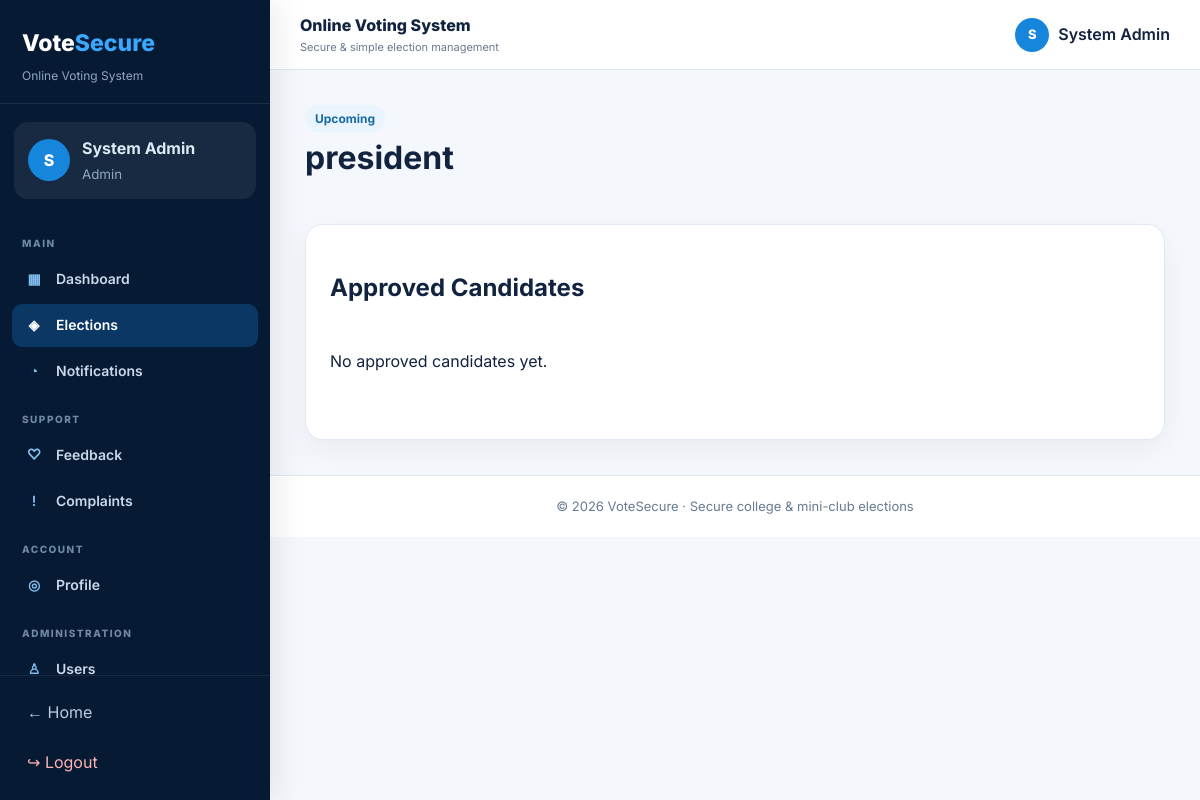
/election/3 (signed in), run on the app's committed database.
### tables this page shows
CREATE TABLE users(id INTEGER PRIMARY KEY AUTOINCREMENT,name TEXT NOT NULL,email TEXT UNIQUE NOT NULL,password_hash TEXT NOT NULL,role TEXT NOT NULL CHECK(role IN ('voter','candidate','admin')),phone TEXT,language TEXT DEFAULT 'English',accessibility INTEGER DEFAULT 0,is_active INTEGER DEFAULT 1,created_at TEXT NOT NULL);

CREATE TABLE elections(id INTEGER PRIMARY KEY AUTOINCREMENT,title TEXT NOT NULL,description TEXT,start_at TEXT NOT NULL,end_at TEXT NOT NULL,status TEXT NOT NULL DEFAULT 'Draft',created_by INTEGER,created_at TEXT NOT NULL,FOREIGN KEY(created_by) REFERENCES users(id));

### app.py (the view, shortened to what this page needs)
@app.route('/election/<int:eid>')
@login_required
def election_detail(eid):
    e = q(
        'SELECT * FROM elections WHERE id=?',
        (eid,),
        True
    )
    if not e:
        abort(404)
    noms = q(
        '''
        SELECT
            n.*,
            u.name candidate_name,
            u.email
        FROM nominations n
        JOIN users u
            ON u.id=n.candidate_id
        WHERE n.election_id=?
        AND n.status='Approved'
        ORDER BY u.name
        ''',
        (eid,)
    )
    voted = None
    return render_template(
        'election_detail.html',
        e=e,
        noms=noms,
        voted=voted
    )

### app.py (called while the page is built, shortened)
def get_db():
    if 'db' not in g:
        os.makedirs(
            os.path.dirname(DB_PATH),
            exist_ok=True
        )
        g.db = sqlite3.connect(DB_PATH)
        g.db.row_factory = sqlite3.Row
        g.db.execute(
            'PRAGMA foreign_keys=ON'
        )
    return g.db

def q(sql, args=(), one=False):
    cur = get_db().execute(sql, args)
    rows = cur.fetchall()
    cur.close()
    if one:
        return rows[0] if rows else None
    return rows

def login_required(fn):
    @wraps(fn)
    def wrap(*a, **kw):
        return fn(*a, **kw)
    return wrap

@app.context_processor
def common():
    unread = 0
    if session.get('user_id'):
        row = q(
            '''
            SELECT COUNT(*) AS c
            FROM notifications
            WHERE user_id=? AND is_read=0
            ''',
            (session['user_id'],),
            True
        )
        unread = row['c'] if row else 0
    current_user = None
    if session.get('user_id'):
        current_user = q(
            'SELECT * FROM users WHERE id=?',
            (session['user_id'],),
            True
        )
    return {
        'unread_notifications': unread,
        'current_user': current_user
    }

### templates/election_detail.html (shortened to what this page needs)
{% extends 'base.html' %}{% block content %}<div class="page-head">
<div>
    <span class="badge">{{e.status}}</span>
    <h1>{{e.title}}</h1>
</div>{% if session.role=='voter' and e.status=='Active' and not voted %}<a class="btn" href="{{url_for('vote',eid=e.id)}}">Cast Vote</a>{% endif %}</div>
<section class="card">
    <h2>Approved Candidates</h2>
    <div class="grid two">{% for n in noms %}<div class="candidate">
        <h3>{{n.candidate_name}}</h3>
        <p>{{n.manifesto}}</p>
    </div>{% else %}<p>No approved candidates yet.</p>{% endfor %}</div>
</section>{% endblock %}

### templates/base.html (shortened to what this page needs)
<!doctype html>
<html lang="en">
<head>
    <link rel="stylesheet" href="{{ url_for('static', filename='css/style.css') }}">
</head>
<body>
    {% if current_user %}
        <div class="app-layout">
            <aside class="sidebar" id="sidebar">
                <div class="sidebar-brand">
                    <a href="{{ url_for('dashboard') }}" class="brand">Vote<span>Secure</span></a>
                    <p>Online Voting System</p>
                </div>
                <div class="sidebar-user">
                    <div class="avatar">{{ session.name[:1]|upper }}</div>
                    <div>
                        <strong>{{ session.name }}</strong>
                        <small>{{ session.role|capitalize }}</small>
                    </div>
                </div>
                <nav class="sidebar-nav" aria-label="Dashboard navigation">
                    <p class="nav-section-title">MAIN</p>
                    <a class="{% if request.endpoint in ['dashboard', 'voter_dashboard', 'candidate_dashboard', 'admin_dashboard'] %}active{% endif %}" href="{{ url_for('dashboard') }}">
                        <span>▦</span> Dashboard
                    </a>
                    <a class="{% if request.endpoint in ['elections', 'election_detail', 'vote', 'confirmation'] %}active{% endif %}" href="{{ url_for('elections') }}">
                        <span>◈</span> Elections
                    </a>
                    <a class="{% if request.endpoint == 'notifications' %}active{% endif %}" href="{{ url_for('notifications') }}">
                        <span>◔</span> Notifications
                    </a>
                    <p class="nav-section-title">SUPPORT</p>
                    <a class="{% if request.endpoint == 'feedback' %}active{% endif %}" href="{{ url_for('feedback') }}">
                        <span>♡</span> Feedback
                    </a>
                    <a class="{% if request.endpoint == 'complaints' %}active{% endif %}" href="{{ url_for('complaints') }}">
                        <span>!</span> Complaints
                    </a>
                    <p class="nav-section-title">ACCOUNT</p>
                    <a class="{% if request.endpoint == 'profile' %}active{% endif %}" href="{{ url_for('profile') }}">
                        <span>◎</span> Profile
                    </a>
                    {% if session.role == 'admin' %}
                        <p class="nav-section-title">ADMINISTRATION</p>
                        <a class="{% if request.endpoint == 'admin_users' %}active{% endif %}" href="{{ url_for('admin_users') }}">
                            <span>♙</span> Users
                        </a>
                    {% endif %}
                </nav>
                <div class="sidebar-bottom">
                    <a href="{{ url_for('index') }}">← Home</a>
                    <a href="{{ url_for('logout') }}" class="logout-link">↪ Logout</a>
                </div>
            </aside>
            <div class="dashboard-area">
                <header class="dashboard-topbar">
                    <div>
                        <span class="topbar-title">Online Voting System</span>
                        <small>Secure &amp; simple election management</small>
                    </div>
                    <a href="{{ url_for('profile') }}" class="topbar-profile">
                        <span class="avatar small">{{ session.name[:1]|upper }}</span>
                        <span>{{ session.name }}</span>
                    </a>
                </header>
                <main class="dashboard-content">
    {% endif %}
    {% block content %}{% endblock %}
    {% if current_user %}
                </main>
                <footer class="dashboard-footer">
                    © 2026 VoteSecure · Secure college &amp; mini-club elections
                </footer>
            </div>
        </div>
    {% else %}
        </main>
        <footer>
            © 2026 VoteSecure · Secure college &amp; mini-club elections
        </footer>
    {% endif %}
</body>
</html>

### static/css/style.css (style rules this page uses)
:root { --navy: #061a33; --blue: #0879d1; --blue-dark: #075fa5; --blue-soft: #e8f3fc; --text: #12233f; --muted: #687b90; --border: #e0e8f1; --bg: #f4f7fb; --white: #ffffff; --success: #176b3a; --danger: #a62929; }
* { box-sizing: border-box; }
html { scroll-behavior: smooth; }
body { margin: 0; font-family: Inter, Arial, sans-serif; background: var(--bg); color: var(--text); line-height: 1.6; }
a { color: var(--blue); }
.brand { color: var(--white); text-decoration: none; font-size: 23px; font-weight: 800; }
.brand span { color: #3aa8ff; }
.app-layout { min-height: 100vh; display: flex; }
.sidebar { width: 270px; min-width: 270px; background: #061a33; color: #dce9f7; display: flex; flex-direction: column; position: fixed; inset: 0 auto 0 0; z-index: 100; box-shadow: 8px 0 30px rgba(6, 26, 51, 0.08); }
.sidebar-brand { padding: 25px 22px 18px; border-bottom: 1px solid rgba(255, 255, 255, 0.08); }
.sidebar-brand p { margin: 4px 0 0; color: #8fa8c2; font-size: 12px; }
.sidebar-user { margin: 18px 14px; padding: 14px; border-radius: 14px; background: rgba(255, 255, 255, 0.07); display: flex; align-items: center; gap: 12px; }
.sidebar-user strong, .sidebar-user small { display: block; }
.sidebar-user small { color: #8fa8c2; margin-top: 2px; }
.avatar { width: 42px; height: 42px; border-radius: 50%; display: grid; place-items: center; flex: 0 0 auto; background: #1685dc; color: #fff; font-weight: 800; }
.avatar.small { width: 34px; height: 34px; font-size: 13px; }
.sidebar-nav { padding: 0 12px; overflow-y: auto; }
.nav-section-title { margin: 18px 10px 7px; color: #6f89a4; font-size: 10px; font-weight: 800; letter-spacing: 1.5px; }
.sidebar-nav a { display: flex; align-items: center; gap: 12px; min-height: 43px; padding: 10px 12px; margin: 3px 0; border-radius: 10px; color: #c9d9e9; text-decoration: none; font-size: 14px; font-weight: 600; transition: 0.2s ease; }
.sidebar-nav a span { width: 20px; text-align: center; color: #82bff0; }
.sidebar-nav a:hover, .sidebar-nav a.active { background: #0b3765; color: #fff; }
.sidebar-nav a.active span { color: #fff; }
.sidebar-bottom { margin-top: auto; padding: 15px; border-top: 1px solid rgba(255, 255, 255, 0.08); display: grid; gap: 7px; }
.sidebar-bottom a { color: #b9cce0; text-decoration: none; padding: 9px 12px; border-radius: 9px; }
.sidebar-bottom .logout-link { color: #ffb2b2; }
.dashboard-area { width: calc(100% - 270px); min-height: 100vh; margin-left: 270px; }
.dashboard-topbar { min-height: 70px; padding: 12px 30px; background: #fff; border-bottom: 1px solid var(--border); display: flex; align-items: center; gap: 15px; position: sticky; top: 0; z-index: 40; }
.topbar-title { display: block; font-weight: 800; color: var(--text); }
.dashboard-topbar small { display: block; color: var(--muted); font-size: 11px; }
.topbar-profile { margin-left: auto; display: flex; align-items: center; gap: 9px; color: var(--text); text-decoration: none; font-weight: 600; }
.dashboard-content { max-width: 1400px; margin: 0 auto; padding: 35px; }
.dashboard-footer { border-top: 1px solid var(--border); background: #fff; color: var(--muted); text-align: center; padding: 20px; font-size: 13px; }
footer { background: var(--navy); color: #b9c9da; text-align: center; padding: 25px; }
.hero-card, .card, .stat { background: var(--white); border: 1px solid var(--border); border-radius: 18px; padding: 24px; box-shadow: 0 10px 30px rgba(16, 46, 77, 0.05); }
.grid { display: grid; gap: 20px; margin: 25px 0; }
.grid.two { grid-template-columns: repeat(2, minmax(0, 1fr)); }
.page-head, .section-head { display: flex; align-items: center; justify-content: space-between; gap: 20px; }
.page-head { margin-bottom: 25px; }
.page-head h1, .section-head h2 { margin: 0; }
.badge { display: inline-block; background: #eaf4fd; color: #176aa3; border-radius: 20px; padding: 4px 10px; font-size: 12px; font-weight: 700; }

### data on the page
users: name "System Admin", role "Admin"
elections: status "Upcoming", title "president"

### other printed values
{{ session.name[:1]|upper }} "S"
